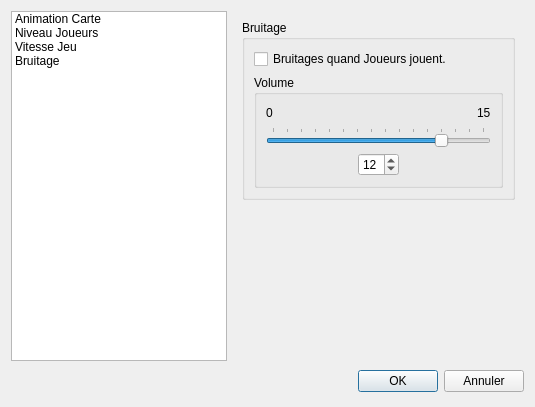
<?xml version="1.0" encoding="UTF-8"?>
<ui version="4.0">
 <class>DlgPreferences</class>
 <widget class="QDialog" name="DlgPreferences">
  <property name="geometry">
   <rect>
    <x>0</x>
    <y>0</y>
    <width>535</width>
    <height>407</height>
   </rect>
  </property>
  <property name="minimumSize">
   <size>
    <width>535</width>
    <height>407</height>
   </size>
  </property>
  <property name="windowTitle">
   <string>Rami - Préférences</string>
  </property>
  <layout class="QGridLayout" name="gridLayout_6">
   <item row="0" column="0">
    <widget class="QListWidget" name="listWidget">
     <property name="minimumSize">
      <size>
       <width>210</width>
       <height>340</height>
      </size>
     </property>
     <property name="iconSize">
      <size>
       <width>64</width>
       <height>64</height>
      </size>
     </property>
     <item>
      <property name="text">
       <string>Animation Carte</string>
      </property>
      <property name="icon">
       <iconset resource="jndqrami.qrc">
        <normaloff>:/icons/AnimationCarte.png</normaloff>:/icons/AnimationCarte.png</iconset>
      </property>
     </item>
     <item>
      <property name="text">
       <string>Niveau Joueurs</string>
      </property>
      <property name="icon">
       <iconset resource="jndqrami.qrc">
        <normaloff>:/icons/NiveauJeu.png</normaloff>:/icons/NiveauJeu.png</iconset>
      </property>
     </item>
     <item>
      <property name="text">
       <string>Vitesse Jeu</string>
      </property>
      <property name="icon">
       <iconset resource="jndqrami.qrc">
        <normaloff>:/icons/VitesseJeu.png</normaloff>:/icons/VitesseJeu.png</iconset>
      </property>
     </item>
     <item>
      <property name="text">
       <string>Bruitage</string>
      </property>
      <property name="icon">
       <iconset resource="jndqrami.qrc">
        <normaloff>:/icons/Son-Volume.png</normaloff>:/icons/Son-Volume.png</iconset>
      </property>
     </item>
    </widget>
   </item>
   <item row="0" column="1">
    <widget class="QStackedWidget" name="stackedWidget">
     <property name="minimumSize">
      <size>
       <width>0</width>
       <height>340</height>
      </size>
     </property>
     <property name="currentIndex">
      <number>3</number>
     </property>
     <widget class="QWidget" name="page_1">
      <layout class="QVBoxLayout" name="verticalLayout_3">
       <item>
        <widget class="QGroupBox" name="groupBox">
         <property name="font">
          <font>
           <weight>50</weight>
           <bold>false</bold>
          </font>
         </property>
         <property name="title">
          <string>Animation Carte</string>
         </property>
         <layout class="QGridLayout" name="gridLayout">
          <item row="0" column="0">
           <widget class="QCheckBox" name="animeCB">
            <property name="text">
             <string>Animation Carte.</string>
            </property>
           </widget>
          </item>
          <item row="1" column="0">
           <widget class="QGroupBox" name="animeGroupBox">
            <property name="title">
             <string>Animations</string>
            </property>
            <layout class="QVBoxLayout" name="verticalLayout">
             <item>
              <widget class="QLabel" name="label">
               <property name="text">
                <string>- Animation pour carte piochée.</string>
               </property>
              </widget>
             </item>
             <item>
              <widget class="QLabel" name="label_2">
               <property name="text">
                <string>- Animation pour carte prise.</string>
               </property>
              </widget>
             </item>
             <item>
              <widget class="QLabel" name="label_3">
               <property name="text">
                <string>- Animation pour carte jetée.</string>
               </property>
              </widget>
             </item>
            </layout>
           </widget>
          </item>
         </layout>
        </widget>
       </item>
       <item>
        <spacer name="verticalSpacer">
         <property name="orientation">
          <enum>Qt::Vertical</enum>
         </property>
         <property name="sizeHint" stdset="0">
          <size>
           <width>270</width>
           <height>119</height>
          </size>
         </property>
        </spacer>
       </item>
      </layout>
     </widget>
     <widget class="QWidget" name="page_2">
      <layout class="QVBoxLayout" name="verticalLayout_4">
       <item>
        <widget class="QGroupBox" name="groupBox_2">
         <property name="title">
          <string>Niveau Joueurs</string>
         </property>
         <layout class="QGridLayout" name="gridLayout_2">
          <item row="0" column="0">
           <widget class="QRadioButton" name="faibleRB">
            <property name="text">
             <string>Niveau Faible.</string>
            </property>
           </widget>
          </item>
          <item row="1" column="0">
           <widget class="QRadioButton" name="moyenRB">
            <property name="text">
             <string>Niveau Moyen.</string>
            </property>
           </widget>
          </item>
          <item row="2" column="0">
           <widget class="QRadioButton" name="fortRB">
            <property name="text">
             <string>Niveau Fort.</string>
            </property>
           </widget>
          </item>
         </layout>
        </widget>
       </item>
       <item>
        <spacer name="verticalSpacer_2">
         <property name="orientation">
          <enum>Qt::Vertical</enum>
         </property>
         <property name="sizeHint" stdset="0">
          <size>
           <width>253</width>
           <height>168</height>
          </size>
         </property>
        </spacer>
       </item>
      </layout>
     </widget>
     <widget class="QWidget" name="page_3">
      <layout class="QVBoxLayout" name="verticalLayout_5">
       <item>
        <widget class="QGroupBox" name="groupBox_3">
         <property name="title">
          <string>Vitesse Jeu</string>
         </property>
         <layout class="QGridLayout" name="gridLayout_3">
          <item row="0" column="0">
           <widget class="QRadioButton" name="vlenteRB">
            <property name="text">
             <string>Vitesse Lente.</string>
            </property>
           </widget>
          </item>
          <item row="1" column="0">
           <widget class="QRadioButton" name="vnormaleRB">
            <property name="text">
             <string>Vitesse Normale.</string>
            </property>
           </widget>
          </item>
          <item row="2" column="0">
           <widget class="QRadioButton" name="vrapideRB">
            <property name="text">
             <string>Vitesse Rapide.</string>
            </property>
           </widget>
          </item>
         </layout>
        </widget>
       </item>
       <item>
        <spacer name="verticalSpacer_3">
         <property name="orientation">
          <enum>Qt::Vertical</enum>
         </property>
         <property name="sizeHint" stdset="0">
          <size>
           <width>265</width>
           <height>189</height>
          </size>
         </property>
        </spacer>
       </item>
      </layout>
     </widget>
     <widget class="QWidget" name="page_4">
      <layout class="QVBoxLayout" name="verticalLayout_2">
       <item>
        <widget class="QGroupBox" name="groupBox_4">
         <property name="title">
          <string>Bruitage</string>
         </property>
         <layout class="QGridLayout" name="gridLayout_5">
          <item row="0" column="0">
           <widget class="QCheckBox" name="sonsCB">
            <property name="text">
             <string>Bruitages quand Joueurs jouent.</string>
            </property>
           </widget>
          </item>
          <item row="1" column="0">
           <widget class="QGroupBox" name="volumeGroupBox">
            <property name="title">
             <string>Volume</string>
            </property>
            <layout class="QGridLayout" name="gridLayout_4">
             <item row="0" column="0">
              <layout class="QHBoxLayout" name="horizontalLayout_3">
               <item>
                <widget class="QLabel" name="label_4">
                 <property name="text">
                  <string>0</string>
                 </property>
                </widget>
               </item>
               <item>
                <spacer name="horizontalSpacer_3">
                 <property name="orientation">
                  <enum>Qt::Horizontal</enum>
                 </property>
                 <property name="sizeHint" stdset="0">
                  <size>
                   <width>188</width>
                   <height>17</height>
                  </size>
                 </property>
                </spacer>
               </item>
               <item>
                <widget class="QLabel" name="label_5">
                 <property name="text">
                  <string>15</string>
                 </property>
                </widget>
               </item>
              </layout>
             </item>
             <item row="1" column="0">
              <widget class="QSlider" name="volumeHSlider">
               <property name="maximum">
                <number>15</number>
               </property>
               <property name="pageStep">
                <number>1</number>
               </property>
               <property name="value">
                <number>12</number>
               </property>
               <property name="orientation">
                <enum>Qt::Horizontal</enum>
               </property>
               <property name="tickPosition">
                <enum>QSlider::TicksAbove</enum>
               </property>
              </widget>
             </item>
             <item row="2" column="0">
              <layout class="QHBoxLayout" name="horizontalLayout">
               <item>
                <spacer name="horizontalSpacer_2">
                 <property name="orientation">
                  <enum>Qt::Horizontal</enum>
                 </property>
                 <property name="sizeHint" stdset="0">
                  <size>
                   <width>68</width>
                   <height>20</height>
                  </size>
                 </property>
                </spacer>
               </item>
               <item>
                <widget class="QSpinBox" name="volumeSpinBox">
                 <property name="maximum">
                  <number>15</number>
                 </property>
                 <property name="value">
                  <number>12</number>
                 </property>
                </widget>
               </item>
               <item>
                <spacer name="horizontalSpacer">
                 <property name="orientation">
                  <enum>Qt::Horizontal</enum>
                 </property>
                 <property name="sizeHint" stdset="0">
                  <size>
                   <width>73</width>
                   <height>20</height>
                  </size>
                 </property>
                </spacer>
               </item>
              </layout>
             </item>
            </layout>
           </widget>
          </item>
         </layout>
        </widget>
       </item>
       <item>
        <spacer name="verticalSpacer_4">
         <property name="orientation">
          <enum>Qt::Vertical</enum>
         </property>
         <property name="sizeHint" stdset="0">
          <size>
           <width>273</width>
           <height>98</height>
          </size>
         </property>
        </spacer>
       </item>
      </layout>
     </widget>
    </widget>
   </item>
   <item row="1" column="0" colspan="2">
    <layout class="QHBoxLayout" name="horizontalLayout_2">
     <item>
      <spacer>
       <property name="orientation">
        <enum>Qt::Horizontal</enum>
       </property>
       <property name="sizeHint" stdset="0">
        <size>
         <width>348</width>
         <height>29</height>
        </size>
       </property>
      </spacer>
     </item>
     <item>
      <widget class="QPushButton" name="okButton">
       <property name="text">
        <string>OK</string>
       </property>
      </widget>
     </item>
     <item>
      <widget class="QPushButton" name="cancelButton">
       <property name="text">
        <string>Annuler</string>
       </property>
      </widget>
     </item>
    </layout>
   </item>
  </layout>
 </widget>
 <resources>
  <include location="jndqrami.qrc"/>
 </resources>
 <connections>
  <connection>
   <sender>okButton</sender>
   <signal>clicked()</signal>
   <receiver>DlgPreferences</receiver>
   <slot>accept()</slot>
   <hints>
    <hint type="sourcelabel">
     <x>278</x>
     <y>253</y>
    </hint>
    <hint type="destinationlabel">
     <x>96</x>
     <y>254</y>
    </hint>
   </hints>
  </connection>
  <connection>
   <sender>cancelButton</sender>
   <signal>clicked()</signal>
   <receiver>DlgPreferences</receiver>
   <slot>reject()</slot>
   <hints>
    <hint type="sourcelabel">
     <x>369</x>
     <y>253</y>
    </hint>
    <hint type="destinationlabel">
     <x>179</x>
     <y>282</y>
    </hint>
   </hints>
  </connection>
  <connection>
   <sender>listWidget</sender>
   <signal>currentRowChanged(int)</signal>
   <receiver>stackedWidget</receiver>
   <slot>setCurrentIndex(int)</slot>
   <hints>
    <hint type="sourcelabel">
     <x>95</x>
     <y>140</y>
    </hint>
    <hint type="destinationlabel">
     <x>337</x>
     <y>145</y>
    </hint>
   </hints>
  </connection>
  <connection>
   <sender>sonsCB</sender>
   <signal>toggled(bool)</signal>
   <receiver>volumeGroupBox</receiver>
   <slot>setVisible(bool)</slot>
   <hints>
    <hint type="sourcelabel">
     <x>345</x>
     <y>83</y>
    </hint>
    <hint type="destinationlabel">
     <x>350</x>
     <y>185</y>
    </hint>
   </hints>
  </connection>
  <connection>
   <sender>volumeSpinBox</sender>
   <signal>valueChanged(int)</signal>
   <receiver>volumeHSlider</receiver>
   <slot>setValue(int)</slot>
   <hints>
    <hint type="sourcelabel">
     <x>351</x>
     <y>228</y>
    </hint>
    <hint type="destinationlabel">
     <x>350</x>
     <y>187</y>
    </hint>
   </hints>
  </connection>
  <connection>
   <sender>volumeHSlider</sender>
   <signal>valueChanged(int)</signal>
   <receiver>volumeSpinBox</receiver>
   <slot>setValue(int)</slot>
   <hints>
    <hint type="sourcelabel">
     <x>350</x>
     <y>187</y>
    </hint>
    <hint type="destinationlabel">
     <x>351</x>
     <y>228</y>
    </hint>
   </hints>
  </connection>
  <connection>
   <sender>animeCB</sender>
   <signal>toggled(bool)</signal>
   <receiver>animeGroupBox</receiver>
   <slot>setVisible(bool)</slot>
   <hints>
    <hint type="sourcelabel">
     <x>347</x>
     <y>83</y>
    </hint>
    <hint type="destinationlabel">
     <x>342</x>
     <y>185</y>
    </hint>
   </hints>
  </connection>
 </connections>
</ui>
